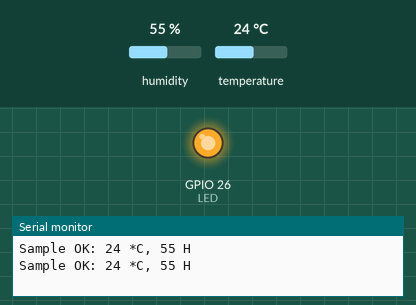
Simulated run of this sketch. Board: ESP32. On the bench: output pins drawn as LEDs (lit = HIGH), the last lines printed to the serial monitor. Inputs (shaded band) come from the test bench; at power-on: humidity 55 %, temperature 24 °C.

Above: at 1.8 s.
1.9 s: humidity set to 73 %
3.4 s: humidity set to 76 %
At 4.5 s:
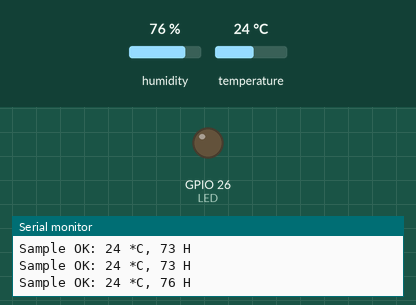
5.6 s: humidity set to 62 %
7.3 s: humidity set to 59 %
At 8.6 s:
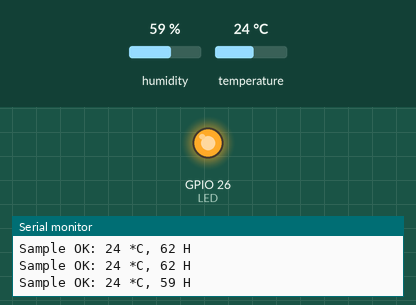
9.7 s: humidity set to 88 %
At 10.6 s:
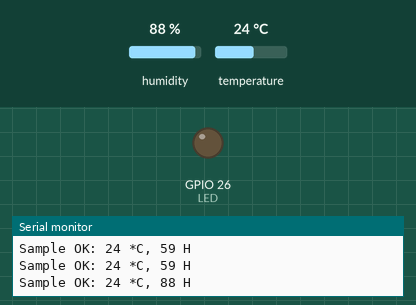
Timing chart, 0 to 12.7 s (numbered marks = the images above; inputs shaded):
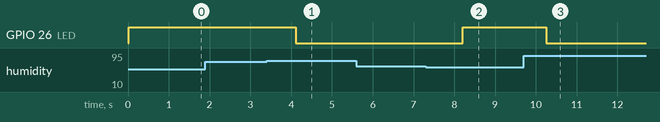

Measured:
- the behaviour switches between 74 and 75 % on humidity (found by bisection; images 0 and 1)
- the behaviour switches between 61 and 60 % on humidity (found by bisection; images 1 and 2)
- after the input at 3.4 s, GPIO 26 (LED): HIGH → LOW after 0.72 s
- after the input at 7.3 s, GPIO 26 (LED): LOW → HIGH after 0.91 s
- after the input at 9.7 s, GPIO 26 (LED): HIGH → LOW after 0.56 s

The sketch:

relay_test.ino
```cpp
#include <SimpleDHT.h>
int pinDHT11 = 4;
SimpleDHT11 dht11(pinDHT11);

void setup() {
  Serial.begin(9600);
  pinMode(26, OUTPUT); //กำหนดขา 26 เป็นขาออกที่เชื่อมต่อ LED
  digitalWrite(26, LOW); //ปิดไฟ Relay
}

void loop() {
  byte temperature = 0;
  byte humidity = 0;

  int err = SimpleDHTErrSuccess;
  if ((err = dht11.read(&temperature, &humidity, NULL)) != SimpleDHTErrSuccess) {
    Serial.print("Read DHT11 failed, err="); Serial.print(SimpleDHTErrCode(err));
    Serial.print(","); Serial.println(SimpleDHTErrDuration(err)); delay(1000);
    return;
  }

  Serial.print("Sample OK: ");
  Serial.print((int)temperature); Serial.print(" *C, ");
  Serial.print((int)humidity); Serial.println(" H");

  /*
    */

  //int value = analogRead(34);
  if (humidity <= 60) {
    digitalWrite(26, HIGH); //เปิดไฟ Relay
  } else if(humidity >= 75) {
    digitalWrite(26, LOW); //ปิดไฟ Relay
    }

  //Serial.println(value);
  delay(1000); //รอ 1 วินาที

}
```
